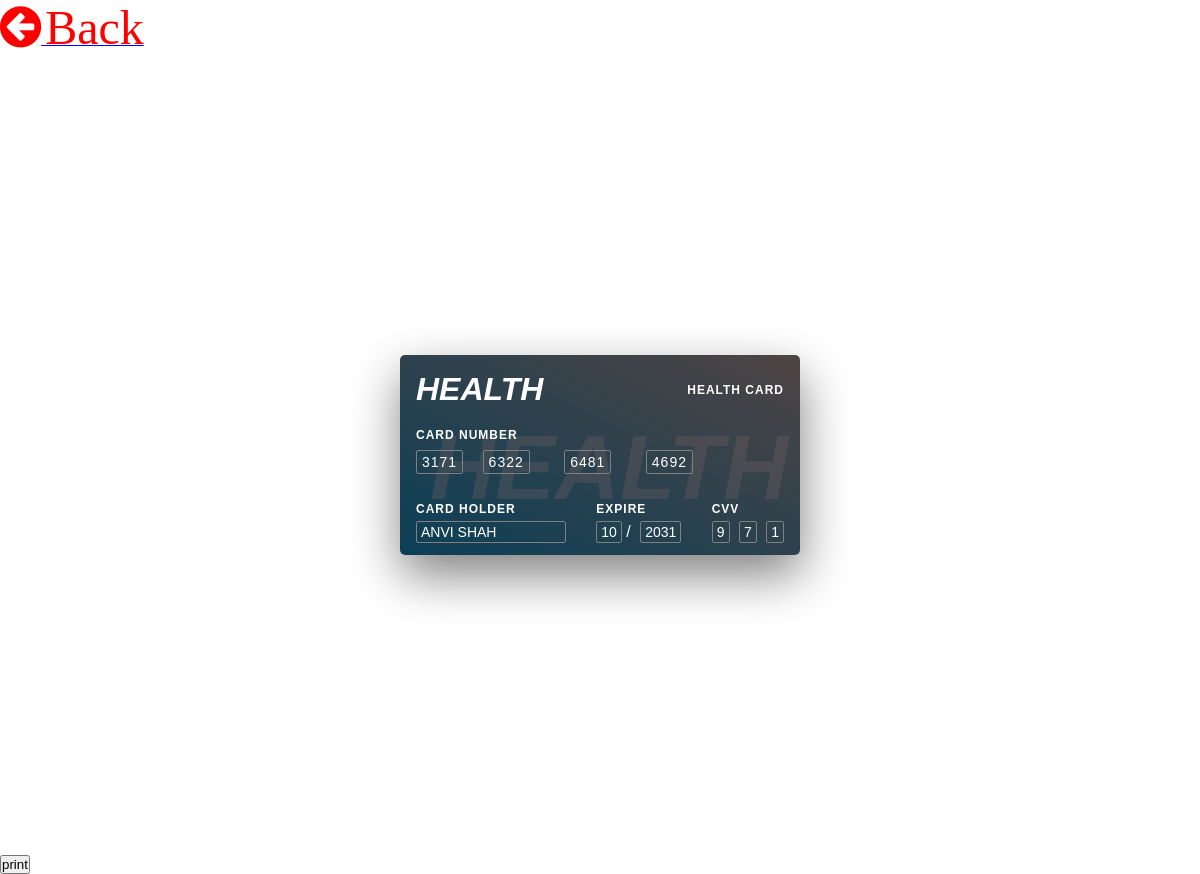
The page /health_card (signed in) on the database its author committed.
### health/models.py (models this page shows, shortened)
class Patient(models.Model):
    user = models.ForeignKey(User,on_delete=models.CASCADE,null=True)
    blood_group = models.CharField(max_length=10,choices=blood_group,null=True)
    health_uid = models.CharField(max_length=16,null=True)
    ex_year= models.CharField(max_length=10,null=True)
    ex_month= models.CharField(max_length=10,null=True)
    cvv = models.CharField(max_length=10,null=True)
    mobile = models.CharField(max_length=10,null=True)
    address = models.CharField(max_length=100,null=True)
    card_status = models.CharField(max_length=100,null=True)
    dob = models.DateField(null=True)
    image = models.FileField(null=True)

### health/views.py (the view)
# urls.py: path('health_card',health_card,name="health_card"),
def health_card(request):
    data=Patient.objects.get(user = request.user)
    if data.health_uid == None:
        while 1:
            uid_no = generate_uid()
            pat = Patient.objects.filter(health_uid=uid_no)
            if pat:
                continue
            else:
                data.health_uid = uid_no
                num = random.randrange(1, 10**3)
                cv_no = str(random.randrange(1, 10**3))
                if len(cv_no) == 2:
                    data.cvv = "1"+cv_no
                elif len(cv_no) == 1:
                    data.cvv = "1"+cv_no+"2"
                elif len(cv_no) == 0:
                    data.cvv = "123"
                else:
                    data.cvv = cv_no
                data.ex_month = int(datetime.date.today().month)
                data.ex_year = int(datetime.date.today().year) + 5
                data.save()
                break
    first = data.health_uid[:4]
    second = data.health_uid[4:8]
    third = data.health_uid[8:12]
    fourth = data.health_uid[12:16]
    d={'data':data,'first':first,'second':second,'third':third,'fourth':fourth}
    return render(request,'patient/health_card.html',d)

### health/views.py (called while the page is built)
def generate_uid():
    uid_no = ""
    digits = [0] * 10
    for i in range(10000):
        x = str(uuid.uuid4().int)[:4]
        for d in x:
            digits[int(d)] += 1
    for i in digits[:4]:
        uid_no+=str(i)
    return uid_no

### health/templates/patient/health_card.html (shortened to what this page needs)
<html lang="en">
<head>
</head>
<link rel="stylesheet" href="https://cdnjs.cloudflare.com/ajax/libs/font-awesome/4.7.0/css/font-awesome.min.css">
<body>
<a href="{% url 'patient_dashboard' %}" ><i class="fa fa-arrow-circle-left" style="font-size:48px;color:red"></i> <span style="font-size:48px;color:red"">Back</span></a>
    <div class="container">
        <div class="card print-container">
             <h3><i>health</i></h3>
            <div class="top">
                <h1><i>health</i></h1>
                <h2>Health Card</h2>
            </div>
            <div class="mid">
                <h2>card number</h2>
                <div class="card-number">
                    <span>{{first}}</span>
                    <span>{{second}}</span>
                    <span>{{third}}</span>
                    <span>{{fourth}}</span>
                </div>
            </div>
            <div class="bottom">
                <div class="card-holder">
                    <h2>card holder</h2>
                    <span>{{data.user.first_name}} {{data.user.last_name}}</span>
                </div>
                <div class="express">
                    <h2>expire</h2>
                    <span>{{data.ex_month}}</span> /
                    <span>{{data.ex_year}}</span>
                </div>
                <div class="cvv">
                    <h2>cvv</h2>
                    <span>{{data.cvv.0}}</span>
                    <span>{{data.cvv.1}}</span>
                    <span>{{data.cvv.2}}</span>
                </div>
            </div>
        </div>
    </div>
<button onclick="window.print();">print</button>
</body>
</html>

### health/templates/patient/health_card.html (style rules this page uses)
* { margin: 0; padding: 0; box-sizing: border-box; }
.container { width: 100vw; height: 100vh; display: flex; justify-content: center; align-items: center; font-family: sans-serif; font-weight: 100; color: white; }
.card { width: 400px; height: 200px; position: relative; background: linear-gradient(to top right, rgb(11,63,87), rgb(78,68,68)); box-shadow: 1px 20px 50px grey; border-radius: 5px; padding: 1em; z-index: 2; }
.card .top { display: flex; justify-content: space-between; align-items: center; }
h1 { font-size: 32px; text-transform: uppercase; }
h2 { font-size: 12px; text-transform: uppercase; letter-spacing: 1px; }
h3 { position: absolute; bottom: 35px; left: 30px; font-size: 90px; text-transform: uppercase; color: rgb(120,101,101); opacity: 0.3; z-index: -4; }
.card .mid { display: flex; flex-direction: column; margin-top: 20px; }
.card .mid .card-number span { border: 1px solid grey; padding: 3px 5px; display: inline-block; font-size: 14px; letter-spacing: 1px; border-radius: 2px; }
.card-number span + span { margin: 8px 15px; }
.card .bottom { display: flex; justify-content: space-between; align-items: center; margin-top: 20px; }
.card .bottom span { display: inline-block; border: 1px solid grey; padding: 2px 4px; border-radius: 2px; font-size: 14px; margin-top: 5px; text-transform: uppercase; }
.card .bottom .card-holder span { width: 150px; height: 22px; }
.bottom span + span { margin-left: 5px; }

### rows shown on the page
Patient: user.first_name "ANVI", user.last_name "SHAH", ex_month "10", ex_year "2031", cvv.0 "9", cvv.1 "7", cvv.2 "1"

### other values the page prints
{{ first }} "3171"
{{ second }} "6322"
{{ third }} "6481"
{{ fourth }} "4692"
